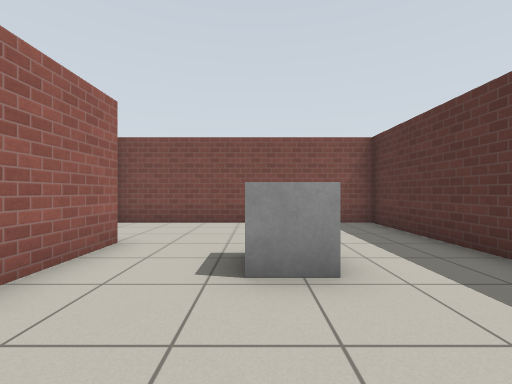
[1] (above)

17 first-person views from a walk through a robot-simulator world made for Gazebo. The camera is 0.9 m above the floor, looks level and sees 90° across. The floor is counted in squares, 1 m on a side. Each view is taken from the middle of a square. On the plan, view 1 faces up. The plan holds only what a view shows up to about 10 squares ahead; the rest is blank. Gazebo's built-in surfaces are drawn with simple patterns.

[2]
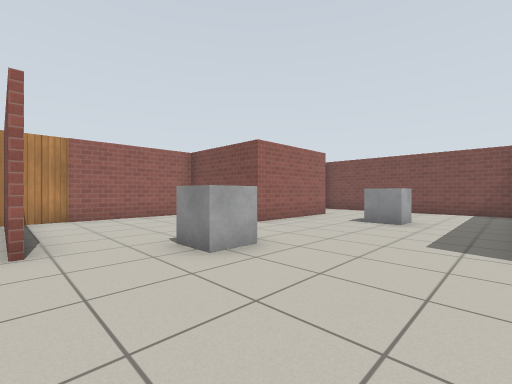

[3]
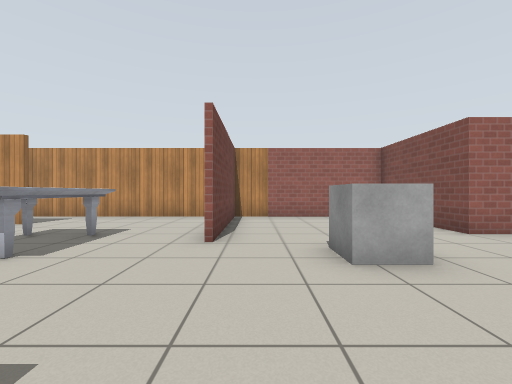

[4]
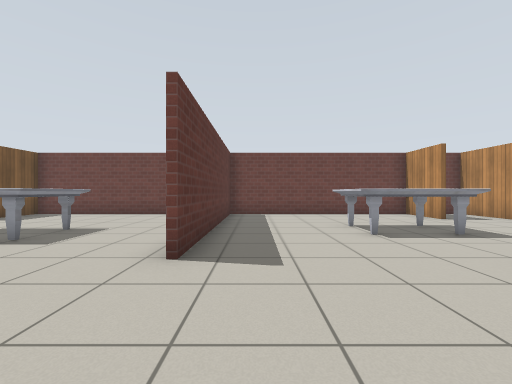

[5]
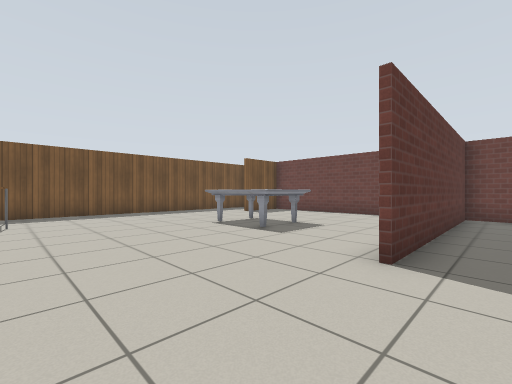

[6]
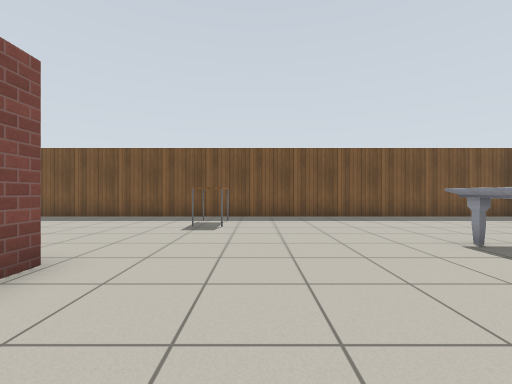

[7]
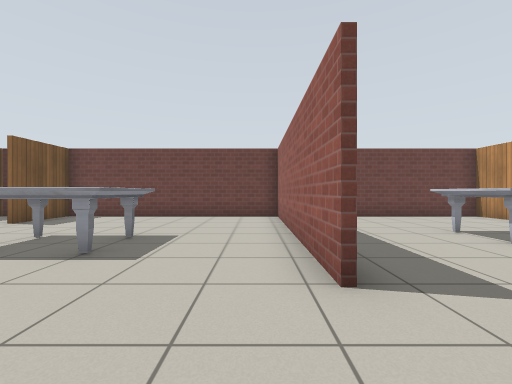

[8]
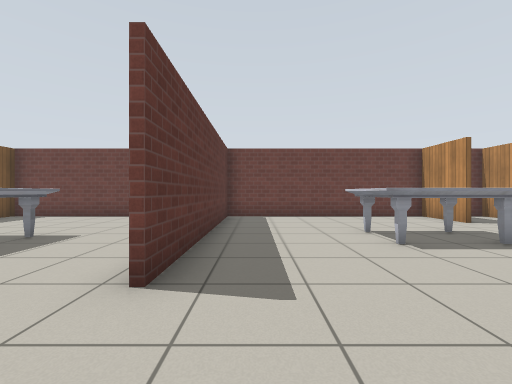

[9]
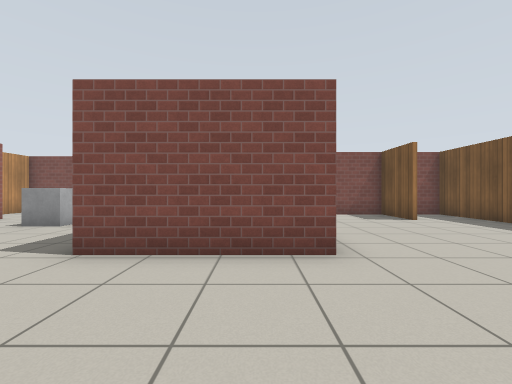

[10]
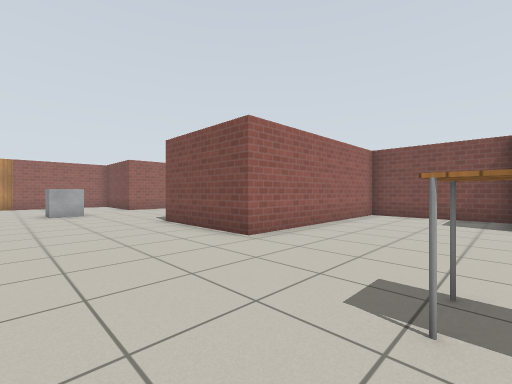

[11]
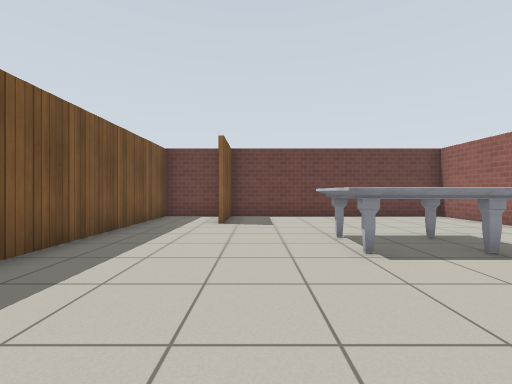

[12]
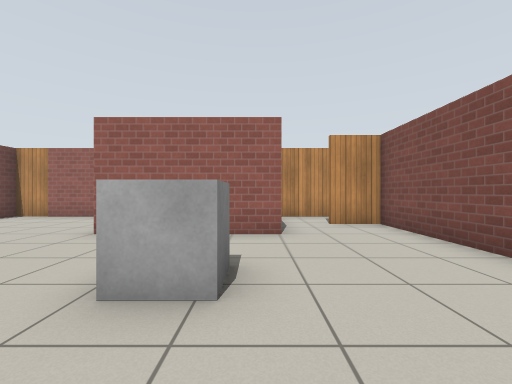

[13]
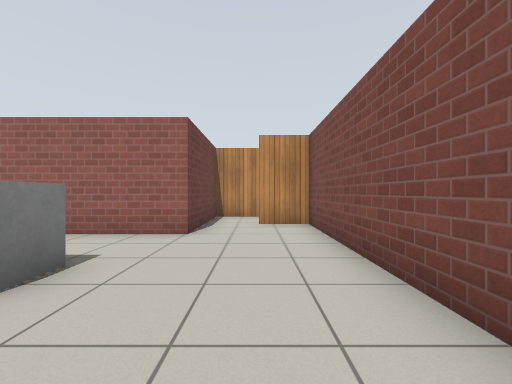

[14]
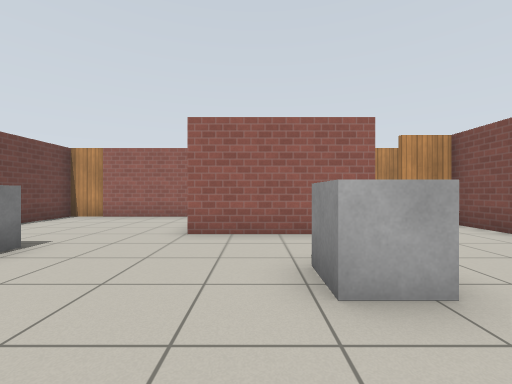

[15]
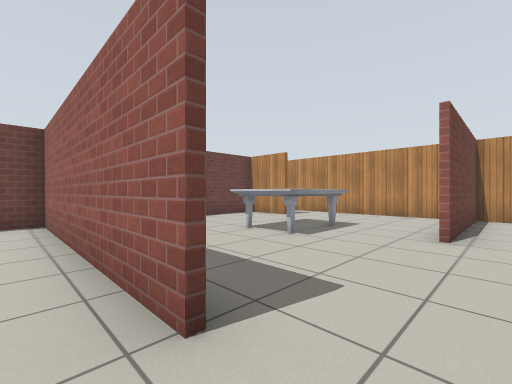

[16]
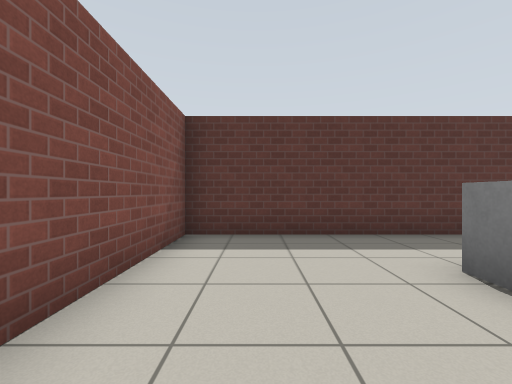

[17]
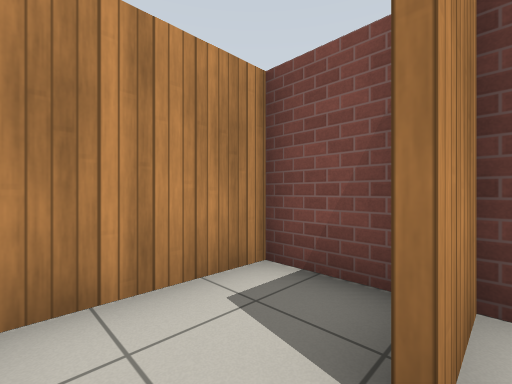

### Floor plan
Points are (right, up) in squares from view 1. A wall is a line through its corners. A room is listed if a view was taken in it or the views show most of it. See-through windows are left out.
Room 1 (views 1, 2, 3, 4, 5, 6, 7, 8, 9, 10, 11, 12, 13, 14, 15, 16, 17)
walls: (3.2, -5.4) (3.2, -12.5); (3.4, 0.5) (3.4, 7.5) (-4.2, 7.5) (-4.2, 6); (-1.6, -4.9) (-4.5, -4.9); (3, -12.4) (3, -5.4); (10.9, 4.1) (10.9, 6.2) (7.1, 6.2) (7.1, -0.4) (3.4, -0.4); (-6.4, -4.8) (-1.6, -4.8); (-4.2, -10.4) (-4.2, -12.5) (10.9, -12.5) (10.9, -10.2); (11.4, -12.5) (13.3, -12.5) (13.3, 6); (-4.8, 7.5) (-6.3, 7.5) (-6.3, 4.6) (-2.5, 4.6) (-2.5, 0.5) (-6.3, 0.5) (-6.3, -12.5) (-5.9, -12.5)
objects: marble table (-2, -9) to (0, -7); grey box (-1, -3) to (0, -2); grey box (0, 3) to (1, 3); marble table (6, -8) to (8, -7); table (11, -2) to (12, -2)

Positions as (right, up) in squares from view 1, and headings:
1: (0, 0), facing up
2: (3, -5), facing up-left
3: (3, -4), facing left
4: (2, -2), facing down
5: (2, -2), facing down-right
6: (4, -3), facing right
7: (4, -3), facing down
8: (2, -3), facing down
9: (6, -4), facing up
10: (11, -4), facing up-left
11: (10, -3), facing down
12: (3, 4), facing left
13: (3, 6), facing left
14: (3, 2), facing left
15: (4, -4), facing down-left
16: (-2, 6), facing right
17: (-4, 5), facing up-left
